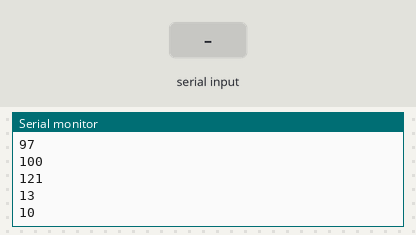
A sketch run on a simulated Arduino Uno, built with avr-gcc and run on an emulated ATmega328P. On the bench: the last lines printed to the serial monitor. The test bench sets the inputs (shaded band). The modem accepts every AT command (registered, SIM ready, sends succeed) and sends nothing else.

Above: at 1.2 s.
1.3 s: "1" received over the second serial link
At 2.5 s:
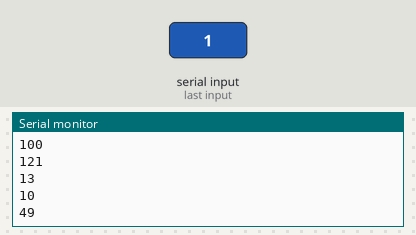
2.8 s: "0" received over the second serial link
At 3.8 s:
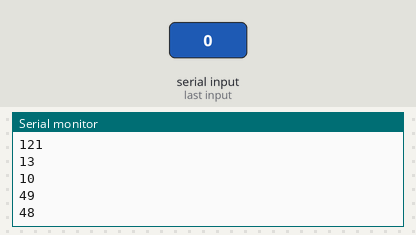
4.3 s: "2" received over the second serial link
At 5.0 s:
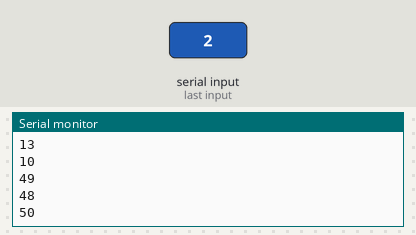
Timing chart, 0 to 7.3 s (numbered marks = the images above; inputs shaded):
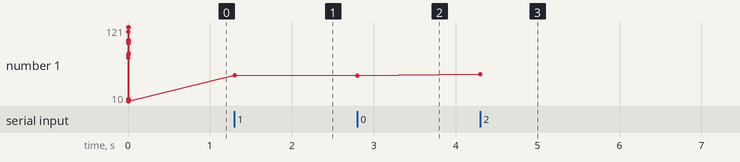

Measured:
- after the input at 1.3 s, the serial monitor: prints a new line at once (image 1)
- after the input at 2.8 s, the serial monitor: prints a new line at once (image 2)
- after the input at 4.3 s, the serial monitor: prints a new line at once (image 3)
- plotted number 1: 10 → 49 after the input at 1.3 s, 49 → 48 after the input at 2.8 s, 48 → 50 after the input at 4.3 s

The sketch:

esp8266AT.ino
```cpp
#include <SoftwareSerial.h>
SoftwareSerial mySerial(2, 3);//TX RX

void setup() {
  // put your setup code here, to run once:
  Serial.begin(115200);
  while (!Serial);  // For Yun/Leo/Micro/Zero/...
  Serial.println("begin to send AT code");
  mySerial.begin(115200);
  mySerial.println("AT+RST");
}

void loop() {
  // put your main code here, to run repeatedly:
  while(!mySerial.available());
  Serial.println(mySerial.read());
}
```
